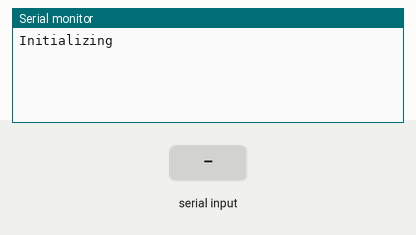
Simulated run of this sketch. Board: ESP8266 (NodeMCU). On the bench: the last lines printed to the serial monitor. Inputs (shaded band) come from the test bench.

Above: at 1.7 s.
1.8 s: "1" received over the second serial link
At 3.0 s:
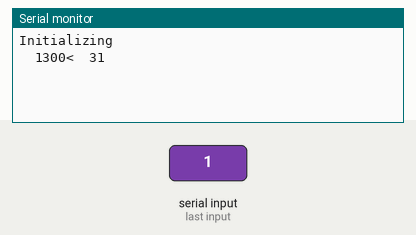
3.3 s: "0" received over the second serial link
At 4.5 s:
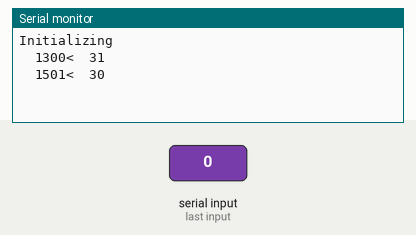
4.8 s: "2" received over the second serial link
At 5.6 s:
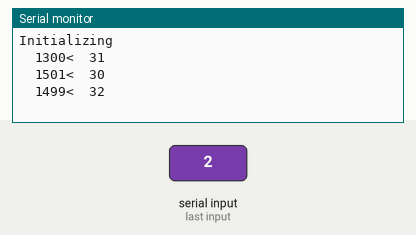

Measured:
- after the input at 1.8 s, the serial monitor: prints a new line at once (image 1)
- after the input at 3.3 s, the serial monitor: prints a new line at once (image 2)
- after the input at 4.8 s, the serial monitor: prints a new line at once (image 3)

The sketch:

UartSpy.ino
```cpp
// WeMos D1 Mini (Clone)

#include <stdarg.h>
#include <SoftwareSerial.h>

// TX (OUT)
#define OUT_RX 12  // D6: к TX оригинального контроллера
#define OUT_TX 14  // D5: не используется но нужен для инициализации SoftwareSerial

// RX (IN)
#define IN_RX 13   // D7:  к RX оригинального контроллера
#define IN_TX 02   // D4: не используется но нужен для инициализации SoftwareSerial

#define BAUD 9600

enum Mode{ Idle, In, Out };

SoftwareSerial serialIn( IN_RX, IN_TX);
SoftwareSerial serialOut( OUT_RX, OUT_TX);

unsigned long lastRead = 0;

Mode mode = Idle;

void setMode( Mode newMode ) {
  if( mode != newMode) {
    if( mode != Idle) Serial.println();
    if( newMode != Idle) {
      Serial.printf( "%6lu%s ",((unsigned long)(millis() - lastRead)), (newMode==In)?"<" : ">" );
    }
  }
  mode = newMode;
}

void setup() {
  Serial.begin(115200);
  serialIn.begin(BAUD);
  serialOut.begin(BAUD);
  delay(500);
  Serial.println();  Serial.println("Initializing");
  lastRead = millis();
}

void loop() {

  if( ((unsigned long)(millis() - lastRead) > (unsigned long)20)) {
    setMode(Idle);
    if( serialIn.available() ) {
      if( !serialOut.available()) setMode( In );
    } else {
      if( serialOut.available() ) setMode( Out );
    }
  }

  while( (mode==In) && serialIn.available()) {
    char data = serialIn.read();
    Serial.printf( " %02x", data);
    lastRead = millis();
  }
  while( (mode==Out) && serialOut.available()) {
    char data = serialOut.read();
    Serial.printf( " %02x", data);
    lastRead = millis();
  }
  delay(1);
}
```
